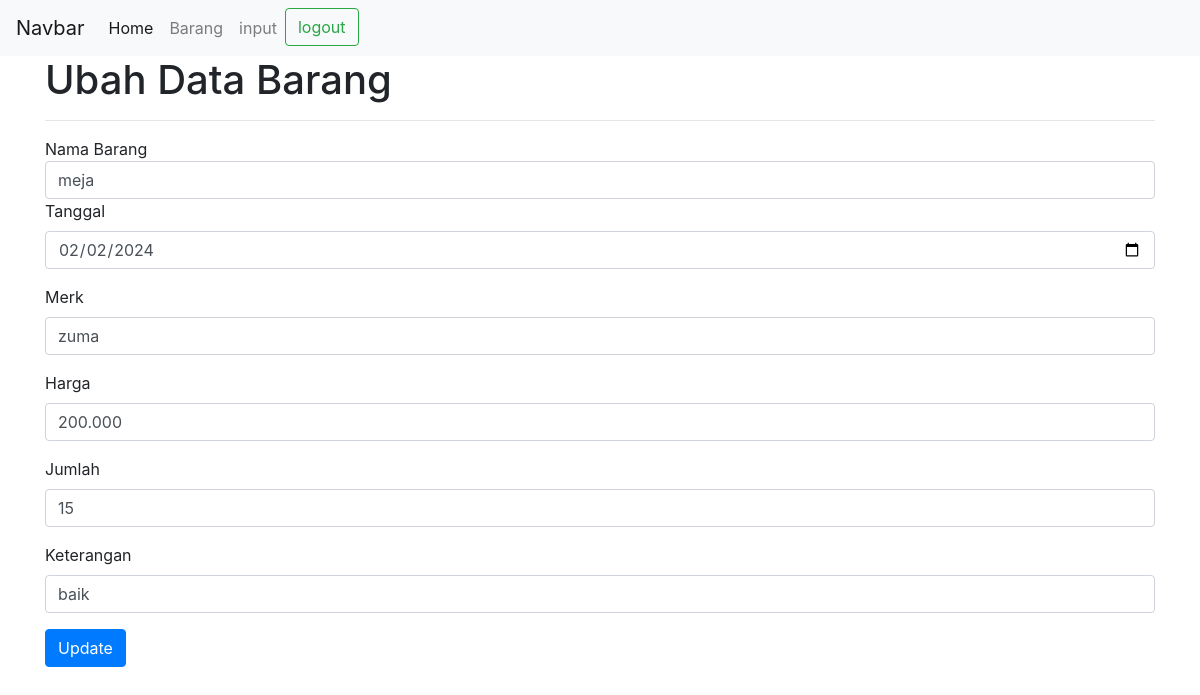
The page /edit.php?id=3 on the database its author committed.
### tables this page shows
CREATE TABLE `barang` (
  `id` int(11) NOT NULL,
  `namabarang` varchar(225) NOT NULL,
  `tanggal` varchar(255) NOT NULL,
  `merk` varchar(225) NOT NULL,
  `harga` varchar(100) NOT NULL,
  `jumlah` varchar(100) NOT NULL,
  `keterangan` varchar(225) NOT NULL
);

### koneksi.php (called while the page is built, shortened)
<?php
    $host="localhost";
    $user="root";
    $pass="";
    $db="peminjaman_barang";
    $konn= mysqli_connect($host,$user,$pass,$db) or die;
    function edit($tabel,$id)
    {
        Global $konn;
        $hasil=mysqli_query($konn,"select *from $tabel where id='$id'");
        return $hasil;
    }
?>

### edit.php (the view, shortened to what this page needs)
<?php
    require_once('koneksi.php');
    $idx=$_GET['id'];
    $data=edit("barang",$idx);
?>
<!doctype html>
<html lang="en">
  <head>
    <link rel="stylesheet" href="https://cdn.jsdelivr.net/npm/bootstrap@4.6.2/dist/css/bootstrap.min.css">
  </head>
  <body>
  <?php include("nav.php")?>
  <div class= "container">
  <h1>Ubah Data Barang</h1>
  <hr>
  <?php while($barang=mysqli_fetch_array($data)):?>
<form action = "update.php" method = "post" >
    <div class="form-group>
      <label for="namabarang">Nama Barang</label>
      <input type='text' class='form-control' name='namabarang' value="<?php echo "$barang[namabarang]"; ?>">
    </div>
    <div class="form-group">
      <label for="tanggal">Tanggal</label>
      <input type="date" class="form-control" name="tanggal" value="<?php echo "$barang[tanggal]"; ?>">
    </div>
  <div class="form-group">
    <label for="merk">Merk</label>
    <input type="text" class="form-control" name="merk" value="<?php echo "$barang[merk]"; ?>">
  </div>
  <div class="form-group">
    <label for="harga">Harga</label>
    <input type="text" class="form-control" name="harga" value="<?php echo "$barang[harga]"; ?>" >
  </div>
    <div class="form-group">
      <label for="jumlah">Jumlah</label>
      <input type="text" class="form-control" name="jumlah" value="<?php echo "$barang[jumlah]"; ?>">
    </div>
    <div class="form-group">
      <label for="keterangan">Keterangan</label>
      <input type="text" class="form-control" name="keterangan" value="<?php echo "$barang[keterangan]"; ?>">
    </div>
  <button type="submit" class="btn btn-primary">Update</button>
</form>
<?php endwhile ;?>
</div>
  </body>
</html>

### rows shown on the page
barang: namabarang "meja", tanggal "02/02/2024", merk "zuma", harga "200.000", jumlah "15", keterangan "baik"
